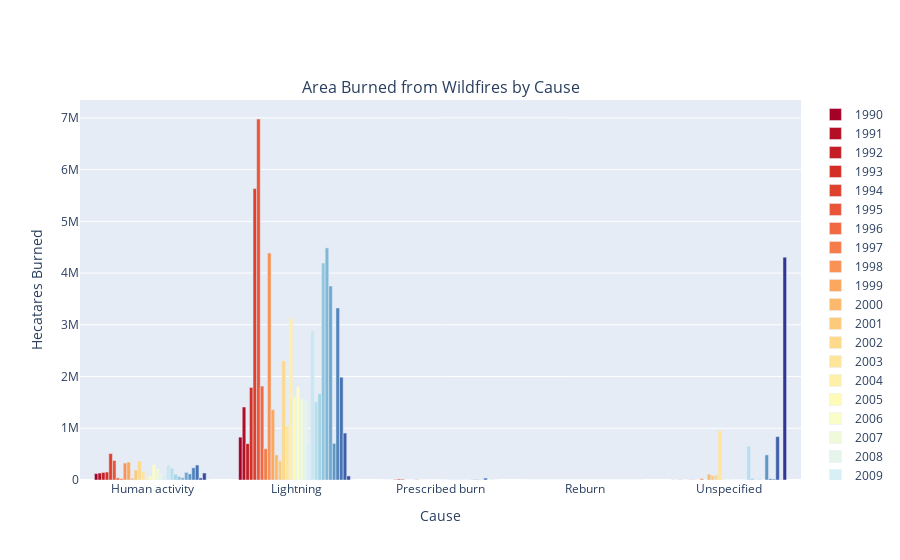

The cell this chart's notebook holds for it:
### Markdown cell above
### Trim the Data

We notice that the `Cause` of `Presecibed burn` and `Reburn` are very small. So let's ignore them!

We also notice `Unspecified` is also small, except in the last year 2021. This is probably because there has not been enough time for the researchers in the Forestry Department to decide on the cause of those recent fires. So let's ignore these as well.

Use a mask to keep only the two remaining causes, `Human activity` and `Lightning.`

### Code cell
mask = areabygroup_causes['Cause'].isin(['Human activity', 'Lightning'])
areabygroup_trimmed = areabygroup_causes[mask]

masked_fig = make_subplots(rows=1, cols=1, subplot_titles=['Area Burned from Wildfires by Cause'])

for i in range(1990,2022):

    masked_fig.add_bar(x=areabygroup_causes['Cause'], y=areabygroup_causes[i], name=i, marker=dict(color=color_map[i]), row=1, col=1)

masked_fig.update_layout(xaxis_title_text='Cause', yaxis_title_text='Hecatares Burned').show()

### Figure 1 — Plotly figure (JSON) as saved in the notebook; plotly's stock layout.template omitted (floating-point values rounded to 4 significant figures)
{"data": [{"marker": {"color": "#a50026"}, "name": "1990", "type": "bar", "x": ["Human activity", "Lightning", "Prescribed burn", "Reburn", "Unspecified"], "xaxis": "x", "y": [124127, 828079, 0, 0, 1117], "yaxis": "y"}, {"marker": {"color": "#b50f26"}, "name": "1991", "type": "bar", "x": ["Human activity", "Lightning", "Prescribed burn", "Reburn", "Unspecified"], "xaxis": "x", "y": [134485, 1410890, 0, 0, 412], "yaxis": "y"}, {"marker": {"color": "#c51e26"}, "name": "1992", "type": "bar", "x": ["Human activity", "Lightning", "Prescribed burn", "Reburn", "Unspecified"], "xaxis": "x", "y": [145841, 702795, 0, 0, 3190], "yaxis": "y"}, {"marker": {"color": "#d52e26"}, "name": "1993", "type": "bar", "x": ["Human activity", "Lightning", "Prescribed burn", "Reburn", "Unspecified"], "xaxis": "x", "y": [153454, 1789359, 7400, 0, 139], "yaxis": "y"}, {"marker": {"color": "#df412f"}, "name": "1994", "type": "bar", "x": ["Human activity", "Lightning", "Prescribed burn", "Reburn", "Unspecified"], "xaxis": "x", "y": [510721, 5632460, 17882, 0, 284], "yaxis": "y"}, {"marker": {"color": "#e85538"}, "name": "1995", "type": "bar", "x": ["Human activity", "Lightning", "Prescribed burn", "Reburn", "Unspecified"], "xaxis": "x", "y": [377085, 6977955, 15997, 0, 4322], "yaxis": "y"}, {"marker": {"color": "#f26941"}, "name": "1996", "type": "bar", "x": ["Human activity", "Lightning", "Prescribed burn", "Reburn", "Unspecified"], "xaxis": "x", "y": [42192, 1815726, 0, 0, 3831], "yaxis": "y"}, {"marker": {"color": "#f67d4a"}, "name": "1997", "type": "bar", "x": ["Human activity", "Lightning", "Prescribed burn", "Reburn", "Unspecified"], "xaxis": "x", "y": [28237, 604036, 0, 0, 475], "yaxis": "y"}, {"marker": {"color": "#f99254"}, "name": "1998", "type": "bar", "x": ["Human activity", "Lightning", "Prescribed burn", "Reburn", "Unspecified"], "xaxis": "x", "y": [328052, 4385986, 0, 0, 26994], "yaxis": "y"}, {"marker": {"color": "#fca75e"}, "name": "1999", "type": "bar", "x": ["Human activity", "Lightning", "Prescribed burn", "Reburn", "Unspecified"], "xaxis": "x", "y": [345879, 1359676, 11158, 0, 429], "yaxis": "y"}, {"marker": {"color": "#fdb96b"}, "name": "2000", "type": "bar", "x": ["Human activity", "Lightning", "Prescribed burn", "Reburn", "Unspecified"], "xaxis": "x", "y": [35498, 486257, 18, 0, 112382], "yaxis": "y"}, {"marker": {"color": "#fdc97a"}, "name": "2001", "type": "bar", "x": ["Human activity", "Lightning", "Prescribed burn", "Reburn", "Unspecified"], "xaxis": "x", "y": [193629, 373020, 0, 0, 81020], "yaxis": "y"}, {"marker": {"color": "#fdd989"}, "name": "2002", "type": "bar", "x": ["Human activity", "Lightning", "Prescribed burn", "Reburn", "Unspecified"], "xaxis": "x", "y": [364925, 2301358, 7, 0, 97316], "yaxis": "y"}, {"marker": {"color": "#fee599"}, "name": "2003", "type": "bar", "x": ["Human activity", "Lightning", "Prescribed burn", "Reburn", "Unspecified"], "xaxis": "x", "y": [160357, 1049135, 0, 0, 958910], "yaxis": "y"}, {"marker": {"color": "#fef0a8"}, "name": "2004", "type": "bar", "x": ["Human activity", "Lightning", "Prescribed burn", "Reburn", "Unspecified"], "xaxis": "x", "y": [40881, 3125309, 0, 41, 16768], "yaxis": "y"}, {"marker": {"color": "#fefab7"}, "name": "2005", "type": "bar", "x": ["Human activity", "Lightning", "Prescribed burn", "Reburn", "Unspecified"], "xaxis": "x", "y": [75683, 1609671, 4, 0, 1410], "yaxis": "y"}, {"marker": {"color": "#fafdc8"}, "name": "2006", "type": "bar", "x": ["Human activity", "Lightning", "Prescribed burn", "Reburn", "Unspecified"], "xaxis": "x", "y": [294045, 1797131, 2, 33, 9470], "yaxis": "y"}, {"marker": {"color": "#f0f9da"}, "name": "2007", "type": "bar", "x": ["Human activity", "Lightning", "Prescribed burn", "Reburn", "Unspecified"], "xaxis": "x", "y": [216147, 1568189, 25, 1, 1104], "yaxis": "y"}, {"marker": {"color": "#e6f5ec"}, "name": "2008", "type": "bar", "x": ["Human activity", "Lightning", "Prescribed burn", "Reburn", "Unspecified"], "xaxis": "x", "y": [126735, 1528464, 9297, 8, 421], "yaxis": "y"}, {"marker": {"color": "#d9eff6"}, "name": "2009", "type": "bar", "x": ["Human activity", "Lightning", "Prescribed burn", "Reburn", "Unspecified"], "xaxis": "x", "y": [60243, 695231, 7000, 6, 86], "yaxis": "y"}, {"marker": {"color": "#c8e7f1"}, "name": "2010", "type": "bar", "x": ["Human activity", "Lightning", "Prescribed burn", "Reburn", "Unspecified"], "xaxis": "x", "y": [287566, 2885380, 2112, 139, 2770], "yaxis": "y"}, {"marker": {"color": "#b6deec"}, "name": "2011", "type": "bar", "x": ["Human activity", "Lightning", "Prescribed burn", "Reburn", "Unspecified"], "xaxis": "x", "y": [230341, 1509985, 4816, 0, 652285], "yaxis": "y"}, {"marker": {"color": "#a5d4e6"}, "name": "2012", "type": "bar", "x": ["Human activity", "Lightning", "Prescribed burn", "Reburn", "Unspecified"], "xaxis": "x", "y": [111844, 1665396, 2627, 0, 31823], "yaxis": "y"}, {"marker": {"color": "#93c6de"}, "name": "2013", "type": "bar", "x": ["Human activity", "Lightning", "Prescribed burn", "Reburn", "Unspecified"], "xaxis": "x", "y": [68204, 4194251, 1122, 0, 4925], "yaxis": "y"}, {"marker": {"color": "#82b8d7"}, "name": "2014", "type": "bar", "x": ["Human activity", "Lightning", "Prescribed burn", "Reburn", "Unspecified"], "xaxis": "x", "y": [45931, 4486938, 3898, 0, 8891], "yaxis": "y"}, {"marker": {"color": "#70a9cf"}, "name": "2015", "type": "bar", "x": ["Human activity", "Lightning", "Prescribed burn", "Reburn", "Unspecified"], "xaxis": "x", "y": [147755, 3749916, 10105, 0, 606], "yaxis": "y"}, {"marker": {"color": "#6197c5"}, "name": "2016", "type": "bar", "x": ["Human activity", "Lightning", "Prescribed burn", "Reburn", "Unspecified"], "xaxis": "x", "y": [119208, 707880, 6480, 0, 486038], "yaxis": "y"}, {"marker": {"color": "#5285bc"}, "name": "2017", "type": "bar", "x": ["Human activity", "Lightning", "Prescribed burn", "Reburn", "Unspecified"], "xaxis": "x", "y": [236686, 3325000, 2190, 0, 25554], "yaxis": "y"}, {"marker": {"color": "#4472b3"}, "name": "2018", "type": "bar", "x": ["Human activity", "Lightning", "Prescribed burn", "Reburn", "Unspecified"], "xaxis": "x", "y": [288796, 1986960, 37076, 0, 16020], "yaxis": "y"}, {"marker": {"color": "#3d5ea9"}, "name": "2019", "type": "bar", "x": ["Human activity", "Lightning", "Prescribed burn", "Reburn", "Unspecified"], "xaxis": "x", "y": [40299, 907678, 308, 0, 837929], "yaxis": "y"}, {"marker": {"color": "#374a9f"}, "name": "2020", "type": "bar", "x": ["Human activity", "Lightning", "Prescribed burn", "Reburn", "Unspecified"], "xaxis": "x", "y": [135135, 78386, 1392, 0, 3322], "yaxis": "y"}, {"marker": {"color": "#313695"}, "name": "2021", "type": "bar", "x": ["Human activity", "Lightning", "Prescribed burn", "Reburn", "Unspecified"], "xaxis": "x", "y": [0, 0, 0, 0, 4307520], "yaxis": "y"}], "layout": {"annotations": [{"font": {"size": 16}, "showarrow": false, "text": "Area Burned from Wildfires by Cause", "x": 0.5, "xanchor": "center", "xref": "paper", "y": 1, "yanchor": "bottom", "yref": "paper"}], "xaxis": {"anchor": "y", "domain": [0, 1], "title": {"text": "Cause"}}, "yaxis": {"anchor": "x", "domain": [0, 1], "title": {"text": "Hecatares Burned"}}}}
